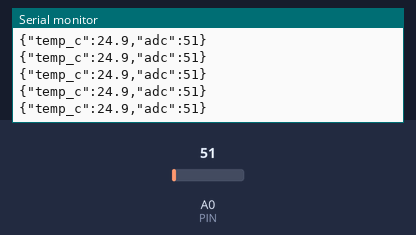
This sketch was run on a simulated Arduino Uno, built with avr-gcc and run on an emulated ATmega328P. On the bench: the last lines printed to the serial monitor. Inputs (shaded band) come from the test bench; at power-on: A0 (PIN) = 51.

Above: at 1.2 s.
1.3 s: A0 (PIN) set to 61
At 1.69 s:
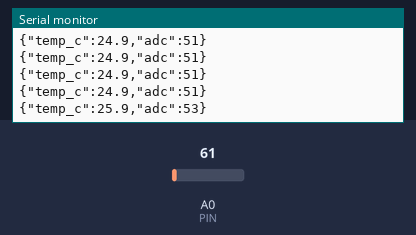
2.8 s: A0 (PIN) set to 71
At 2.94 s:
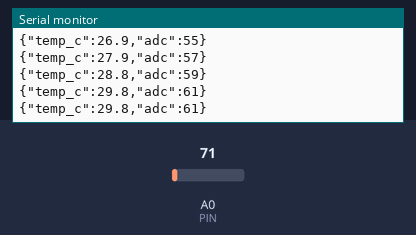
Timing chart, 0 to 5.8 s (numbered marks = the images above; inputs shaded):
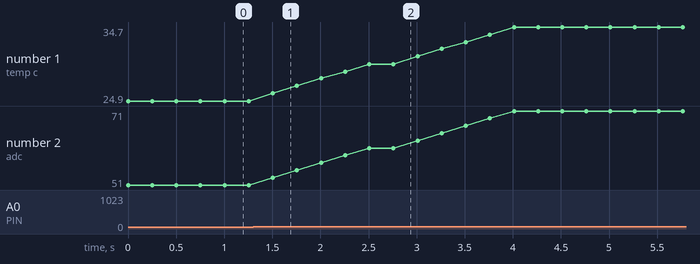

Measured:
- after the input at 1.3 s, the serial monitor: prints a new line after 0.20 s (image 1)
- plotted number 1: 24.9 → 29.8 after the input at 1.3 s, 29.8 → 34.7 after the input at 2.8 s
- plotted number 2: 51 → 61 after the input at 1.3 s, 61 → 71 after the input at 2.8 s

The sketch:

arduino_reefer_telemetry.ino
```cpp
// AEGIS-CARGO reefer telemetry probe — Arduino Uno R3 + XC3700 (LM35, 10 mV/degC).
// XC3700: Signal -> A0, VCC -> 5V, GND -> GND.
// Emits one JSON line per 250 ms at 9600 baud: {"temp_c":24.2,"adc":512}

const int PIN = A0;
const int N = 5;              // moving average window
int buf[N];
int idx = 0, filled = 0;

void setup() {
  Serial.begin(9600);
}

void loop() {
  buf[idx] = analogRead(PIN);
  idx = (idx + 1) % N;
  if (filled < N) filled++;

  long sum = 0;
  for (int i = 0; i < filled; i++) sum += buf[i];
  float adc = (float)sum / filled;

  // LM35: 10 mV per degC against the 5 V reference over 1024 counts.
  float temp_c = adc * (5.0 / 1023.0) * 100.0;

  Serial.print(F("{\"temp_c\":"));
  Serial.print(temp_c, 1);
  Serial.print(F(",\"adc\":"));
  Serial.print((int)adc);
  Serial.println(F("}"));

  delay(250);
}
```
